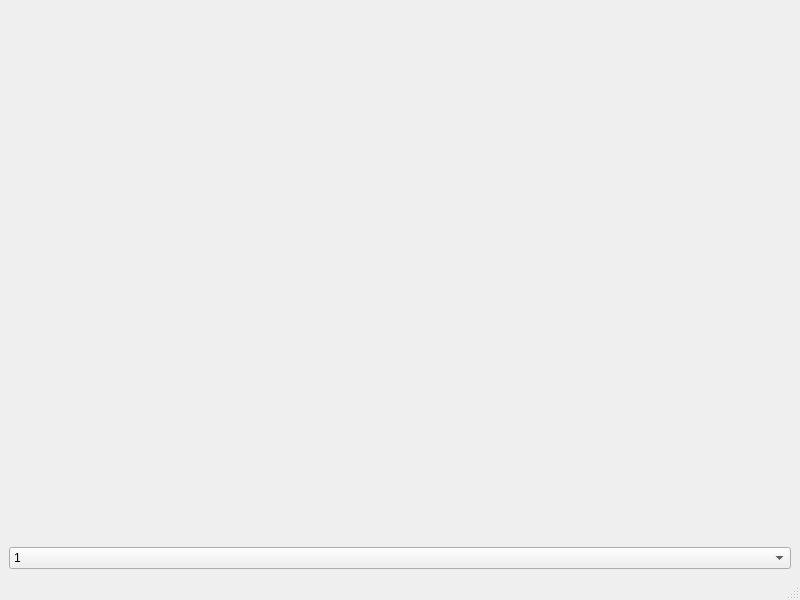
<?xml version="1.0" encoding="UTF-8"?>
<ui version="4.0">
 <class>MainWindow</class>
 <widget class="QMainWindow" name="MainWindow">
  <property name="geometry">
   <rect>
    <x>0</x>
    <y>0</y>
    <width>800</width>
    <height>600</height>
   </rect>
  </property>
  <property name="windowTitle">
   <string>MainWindow</string>
  </property>
  <widget class="QWidget" name="centralwidget">
   <layout class="QVBoxLayout" name="verticalLayout_2">
    <item>
     <widget class="DateEdit" name="widget" native="true"/>
    </item>
    <item>
     <spacer name="verticalSpacer">
      <property name="orientation">
       <enum>Qt::Vertical</enum>
      </property>
      <property name="sizeHint" stdset="0">
       <size>
        <width>20</width>
        <height>40</height>
       </size>
      </property>
     </spacer>
    </item>
    <item>
     <widget class="QComboBox" name="comboBox">
      <item>
       <property name="text">
        <string>1</string>
       </property>
      </item>
      <item>
       <property name="text">
        <string>2</string>
       </property>
      </item>
     </widget>
    </item>
   </layout>
  </widget>
  <widget class="QMenuBar" name="menubar">
   <property name="geometry">
    <rect>
     <x>0</x>
     <y>0</y>
     <width>800</width>
     <height>27</height>
    </rect>
   </property>
  </widget>
  <widget class="QStatusBar" name="statusbar"/>
 </widget>
 <customwidgets>
  <customwidget>
   <class>DateEdit</class>
   <extends>QWidget</extends>
   <header>dateedit.h</header>
   <container>1</container>
  </customwidget>
 </customwidgets>
 <resources/>
 <connections/>
</ui>
